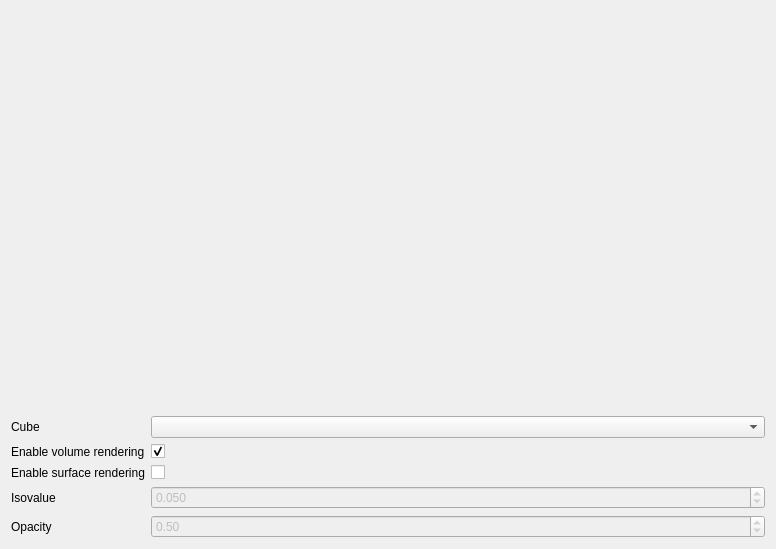
<?xml version="1.0" encoding="UTF-8"?>
<ui version="4.0">
 <class>ComDialog</class>
 <widget class="QDialog" name="ComDialog">
  <property name="geometry">
   <rect>
    <x>0</x>
    <y>0</y>
    <width>776</width>
    <height>549</height>
   </rect>
  </property>
  <property name="windowTitle">
   <string>Volume Rendering</string>
  </property>
  <layout class="QVBoxLayout" name="verticalLayout">
   <item>
    <widget class="Avogadro::HistogramWidget" name="histogramWidget" native="true">
     <property name="sizePolicy">
      <sizepolicy hsizetype="Preferred" vsizetype="Preferred">
       <horstretch>1</horstretch>
       <verstretch>1</verstretch>
      </sizepolicy>
     </property>
    </widget>
   </item>
   <item>
    <layout class="QFormLayout" name="formLayout">
     <item row="0" column="0">
      <widget class="QLabel" name="label">
       <property name="text">
        <string>Cube</string>
       </property>
      </widget>
     </item>
     <item row="0" column="1">
      <widget class="QComboBox" name="cubesComboBox"/>
     </item>
     <item row="1" column="0">
      <widget class="QLabel" name="label_4">
       <property name="text">
        <string>Enable volume rendering</string>
       </property>
      </widget>
     </item>
     <item row="1" column="1">
      <widget class="QCheckBox" name="enableVolumeRendering">
       <property name="text">
        <string/>
       </property>
       <property name="checked">
        <bool>true</bool>
       </property>
      </widget>
     </item>
     <item row="2" column="0">
      <widget class="QLabel" name="label_3">
       <property name="text">
        <string>Enable surface rendering</string>
       </property>
      </widget>
     </item>
     <item row="2" column="1">
      <widget class="QCheckBox" name="enableIsosurface">
       <property name="text">
        <string/>
       </property>
      </widget>
     </item>
     <item row="3" column="0">
      <widget class="QLabel" name="label_2">
       <property name="text">
        <string>Isovalue</string>
       </property>
      </widget>
     </item>
     <item row="3" column="1">
      <widget class="QDoubleSpinBox" name="isoValue">
       <property name="enabled">
        <bool>false</bool>
       </property>
       <property name="decimals">
        <number>3</number>
       </property>
       <property name="singleStep">
        <double>0.010000000000000</double>
       </property>
       <property name="value">
        <double>0.050000000000000</double>
       </property>
      </widget>
     </item>
     <item row="4" column="0">
      <widget class="QLabel" name="label_5">
       <property name="text">
        <string>Opacity</string>
       </property>
      </widget>
     </item>
     <item row="4" column="1">
      <widget class="QDoubleSpinBox" name="opacity">
       <property name="enabled">
        <bool>false</bool>
       </property>
       <property name="maximum">
        <double>1.000000000000000</double>
       </property>
       <property name="singleStep">
        <double>0.100000000000000</double>
       </property>
       <property name="value">
        <double>0.500000000000000</double>
       </property>
      </widget>
     </item>
    </layout>
   </item>
  </layout>
 </widget>
 <customwidgets>
  <customwidget>
   <class>Avogadro::HistogramWidget</class>
   <extends>QWidget</extends>
   <header>histogramwidget.h</header>
   <container>1</container>
  </customwidget>
 </customwidgets>
 <resources/>
 <connections>
  <connection>
   <sender>enableIsosurface</sender>
   <signal>toggled(bool)</signal>
   <receiver>isoValue</receiver>
   <slot>setEnabled(bool)</slot>
   <hints>
    <hint type="sourcelabel">
     <x>472</x>
     <y>465</y>
    </hint>
    <hint type="destinationlabel">
     <x>472</x>
     <y>493</y>
    </hint>
   </hints>
  </connection>
  <connection>
   <sender>enableIsosurface</sender>
   <signal>toggled(bool)</signal>
   <receiver>opacity</receiver>
   <slot>setEnabled(bool)</slot>
   <hints>
    <hint type="sourcelabel">
     <x>472</x>
     <y>465</y>
    </hint>
    <hint type="destinationlabel">
     <x>472</x>
     <y>525</y>
    </hint>
   </hints>
  </connection>
 </connections>
</ui>
